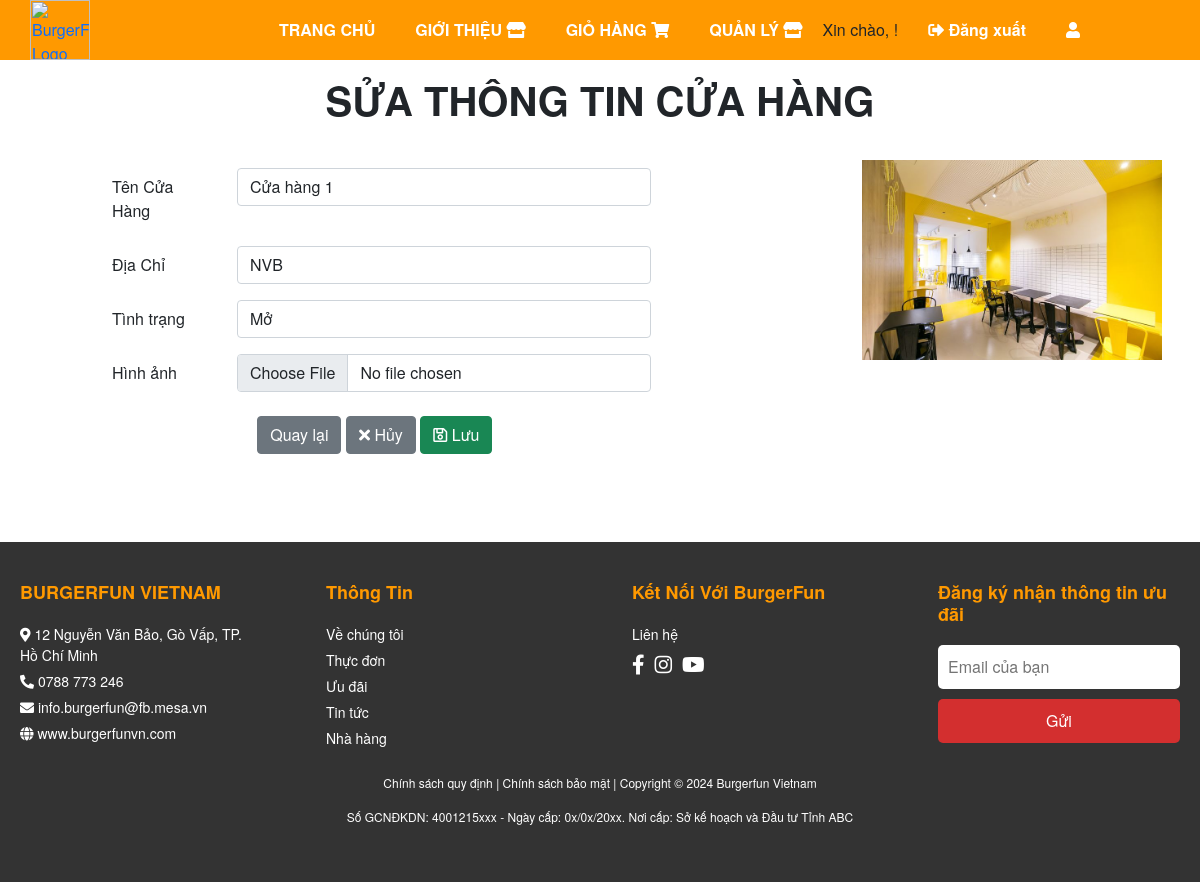
Page /index.php?page=quanly/quanlycuahang/suacuahang&id=1 (signed in) on the committed database.
### tables this page shows
CREATE TABLE `cuahang` (
  `MaCuaHang` int(20) NOT NULL,
  `TenCuaHang` varchar(255) NOT NULL,
  `DiaChi` varchar(255) NOT NULL,
  `TinhTrang` varchar(225) NOT NULL,
  `HinhAnh` varchar(225) NOT NULL
);

### model/mCuaHang.php (called while the page is built, shortened)
<?php
class mcuahang{
public function SelectAllCuaHang() {
    $p = new clsKetNoi();
    $con = $p->moKetNoi();
    if ($con) {
        $str = "SELECT * FROM cuahang";
        $tblCuaHang = $con->query($str);
        return $tblCuaHang;
    } else {
        return false;
    }
}
public function SelectMaCuaHang($id) {
$p = new clsKetNoi();
$con = $p->moKetNoi();
if ($con) {
    $str = "SELECT * FROM cuahang WHERE MaCuaHang = ?";
    $stmt = $con->prepare($str);
    $stmt->bind_param("i", $id);
    $stmt->execute();
    $result = $stmt->get_result();
    if ($result->num_rows > 0) {
        return $result->fetch_assoc();
    } else {
        return false;
    }
} else {
    return false;
}
}
}
?>

### controller/cCuaHang.php (called while the page is built, shortened)
<?php
include_once("model/mCuaHang.php");
class cCuaHang{
    public function getAllCuaHang() {
        $p = new MCuaHang();
        $tblSP = $p->SelectAllCuaHang();
        if (!$tblSP) {
            return -1;
        } else {
            if ($tblSP->num_rows > 0) {
                return $tblSP;
            } else {
                return 0;
            }
        }
    }
    public function getMaCuaHang($id) {
        $p = new MCuaHang();
        $tblCuahang = $p->SelectMaCuaHang($id);
        if ($tblCuahang) {
            return $tblCuahang;
        } else {
            return null;
        }
    }
}
?>

### view/page/quanly/quanlycuahang/suacuahang/index.php (the view, shortened to what this page needs)
<?php
include_once("controller/cCuaHang.php");
$id = $_GET['id'];
$p = new CCuaHang();
include_once("view/page/quanly/quanlycuahang/suacuahang/xuly.php");
$CuaHang = $p->getMaCuaHang($id);
?>
<body>
    <div class="container qlnl">
        <h1 class="d-flex justify-content-center py-3 font-weight-bold">SỬA THÔNG TIN CỬA HÀNG</h1>
        <form action="" method="post" enctype="multipart/form-data">
            <div class="row">
                <div class="suanl-left col-9">
                    <div class="form-group row py-2">
                        <label for="ten" class="col-sm-2 col-form-label">Tên Cửa Hàng</label>
                        <div class="col-sm-7">
                            <input type="text" id="ten" class="form-control" name="ten" required value="<?= htmlspecialchars($CuaHang['TenCuaHang']) ?>" />
                        </div>
                    </div>
                    <div class="form-group row py-2">
                        <label for="diachi" class="col-sm-2 col-form-label">Địa Chỉ</label>
                        <div class="col-sm-7">
                            <input type="text" id="diachi" class="form-control" name="diachi" required value="<?= htmlspecialchars($CuaHang['DiaChi']) ?>" />
                        </div>
                    </div>
                    <div class="form-group row py-2">
                        <label for="tinhtrang" class="col-sm-2 col-form-label">Tình trạng</label>
                        <div class="col-sm-7">
                            <select id="tinhtrang" class="form-control" name="tinhtrang" required>
                                <?php
                                include_once("controller/cCuahang.php");
                                $controller = new cCuahang();
                                $dsCuahang = $controller->getAllCuaHang();
                                $selectedTinhTrang = isset($_REQUEST['tinhtrang']) ? $_REQUEST['tinhtrang'] : $CuaHang['TinhTrang'];
                                $displayedValues = [];
                                if ($dsCuahang) {
                                    while ($CH = $dsCuahang->fetch_assoc()) {
                                        if (in_array($CH['TinhTrang'], $displayedValues)) continue;
                                        $displayedValues[] = $CH['TinhTrang'];
                                        $selected = ($selectedTinhTrang == $CH['TinhTrang']) ? 'selected' : '';
                                        echo "<option value='{$CH['TinhTrang']}' {$selected}>{$CH['TinhTrang']}</option>";
                                    }
                                } else {
                                    echo "<option value=''>Không có dữ liệu cửa hàng</option>";
                                }
                                ?>
                            </select>
                        </div>
                    </div>
                    <div class="form-group row py-2">
                        <label for="hinhanh" class="col-sm-2 col-form-label">Hình ảnh</label>
                        <div class="col-sm-7">
                            <input type="file" id="hinhanh" name="hinhanh" class="form-control" />
                        </div>
                    </div>
                    <div class="form-actions py-3" style="margin-left: 20%">
                        <a href="index.php?page=quanly/quanlycuahang" class="btn btn-secondary">Quay lại</a>
                        <button type="reset" class="btn btn-secondary"><i class="fas fa-times"></i> Hủy</button>
                        <button type="submit" class="btn btn-success" name="btnsua"><i class="far fa-save"></i> Lưu</button>
                    </div>
                </div>
                <div class="suanl-right col-2">
                    <img src="img/cuahang/<?= $CuaHang['HinhAnh'] ?>" width="300px" alt="Current Image">
                </div>
            </div>
        </form>
    </div>
</body>

### view/layout/css/style.css (style rules this page uses)
* { font-family: "block-pro", "Helvetica Neue", Verdana, Arial, sans-serif; margin: 0; padding: 0; }
button { background-color: rgba(255, 255, 255, 0.7); border: none; cursor: pointer; padding: 10px; }
.qlnl>h1 , .ulnl>h1, .kqulnl>h1 , .qldnh >h1 { font-weight: bold; }

### view/page/quanly/quanlycuahang/suacuahang/index.php (style rules this page uses)
.container.qlnl { max-width: 1000px; margin: 0 auto; }
h1 { text-align: center; font-weight: bold; margin-bottom: 20px; }

### rows in the picture
cuahang: ten "Cửa hàng 1", diachi "NVB", HinhAnh (picture)

### other values in the picture
form field tinhtrang "Mở"
